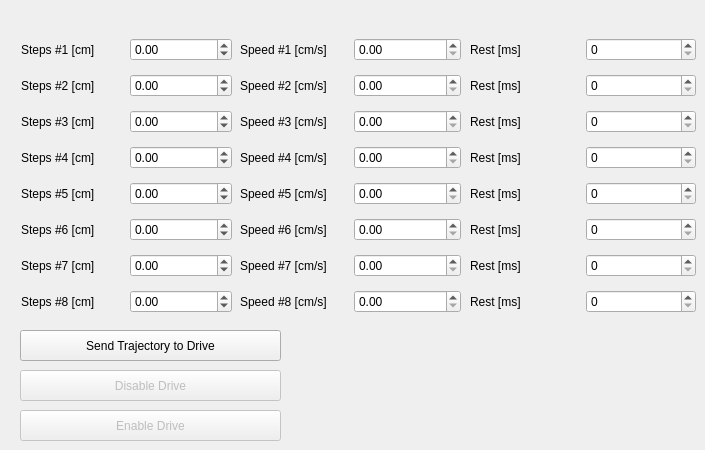
    <widget class="QWidget" name="ComplexTab1">
     <attribute name="title">
      <string>Drive 1</string>
     </attribute>
     <widget class="QWidget" name="layoutWidget_26">
      <property name="geometry">
       <rect>
        <x>240</x>
        <y>31</y>
        <width>221</width>
        <height>292</height>
       </rect>
      </property>
      <layout class="QGridLayout" name="gridLayout_15">
       <item row="0" column="0">
        <widget class="QLabel" name="labelCSpeed1_1">
         <property name="text">
          <string>Speed #1 [cm/s]</string>
         </property>
        </widget>
       </item>
       <item row="1" column="0">
        <widget class="QLabel" name="labelCSpeed2_1">
         <property name="text">
          <string>Speed #2 [cm/s]</string>
         </property>
        </widget>
       </item>
       <item row="2" column="0">
        <widget class="QLabel" name="labelCSpeed3_1">
         <property name="text">
          <string>Speed #3 [cm/s]</string>
         </property>
        </widget>
       </item>
       <item row="3" column="0">
        <widget class="QLabel" name="labelCSpeed4_1">
         <property name="text">
          <string>Speed #4 [cm/s]</string>
         </property>
        </widget>
       </item>
       <item row="4" column="0">
        <widget class="QLabel" name="labelCSpeed5_1">
         <property name="text">
          <string>Speed #5 [cm/s]</string>
         </property>
        </widget>
       </item>
       <item row="5" column="0">
        <widget class="QLabel" name="labelCSpeed6_1">
         <property name="text">
          <string>Speed #6 [cm/s]</string>
         </property>
        </widget>
       </item>
       <item row="6" column="0">
        <widget class="QLabel" name="labelCSpeed7_1">
         <property name="text">
          <string>Speed #7 [cm/s]</string>
         </property>
        </widget>
       </item>
       <item row="7" column="0">
        <widget class="QLabel" name="labelCSpeed8_1">
         <property name="text">
          <string>Speed #8 [cm/s]</string>
         </property>
        </widget>
       </item>
       <item row="0" column="1">
        <widget class="QDoubleSpinBox" name="sbSpeed1_1">
         <property name="maximum">
          <double>5.000000000000000</double>
         </property>
        </widget>
       </item>
       <item row="1" column="1">
        <widget class="QDoubleSpinBox" name="sbSpeed1_2">
         <property name="maximum">
          <double>5.000000000000000</double>
         </property>
        </widget>
       </item>
       <item row="2" column="1">
        <widget class="QDoubleSpinBox" name="sbSpeed1_3">
         <property name="maximum">
          <double>5.000000000000000</double>
         </property>
        </widget>
       </item>
       <item row="3" column="1">
        <widget class="QDoubleSpinBox" name="sbSpeed1_4">
         <property name="maximum">
          <double>5.000000000000000</double>
         </property>
        </widget>
       </item>
       <item row="4" column="1">
        <widget class="QDoubleSpinBox" name="sbSpeed1_5">
         <property name="maximum">
          <double>5.000000000000000</double>
         </property>
        </widget>
       </item>
       <item row="5" column="1">
        <widget class="QDoubleSpinBox" name="sbSpeed1_6">
         <property name="maximum">
          <double>5.000000000000000</double>
         </property>
        </widget>
       </item>
       <item row="6" column="1">
        <widget class="QDoubleSpinBox" name="sbSpeed1_7">
         <property name="maximum">
          <double>5.000000000000000</double>
         </property>
        </widget>
       </item>
       <item row="7" column="1">
        <widget class="QDoubleSpinBox" name="sbSpeed1_8">
         <property name="maximum">
          <double>5.000000000000000</double>
         </property>
        </widget>
       </item>
      </layout>
     </widget>
     <widget class="QWidget" name="layoutWidget">
      <property name="geometry">
       <rect>
        <x>21</x>
        <y>31</y>
        <width>211</width>
        <height>292</height>
       </rect>
      </property>
      <layout class="QGridLayout" name="gridLayout_14">
       <item row="0" column="0">
        <widget class="QLabel" name="labelCSteps1_1">
         <property name="text">
          <string>Steps #1 [cm]</string>
         </property>
        </widget>
       </item>
       <item row="1" column="0">
        <widget class="QLabel" name="labelCSteps2_1">
         <property name="text">
          <string>Steps #2 [cm]</string>
         </property>
        </widget>
       </item>
       <item row="2" column="0">
        <widget class="QLabel" name="labelCSSteps3_1">
         <property name="text">
          <string>Steps #3 [cm]</string>
         </property>
        </widget>
       </item>
       <item row="3" column="0">
        <widget class="QLabel" name="labelCSSteps4_1">
         <property name="text">
          <string>Steps #4 [cm]</string>
         </property>
        </widget>
       </item>
       <item row="5" column="0">
        <widget class="QLabel" name="labelCSteps6_1">
         <property name="text">
          <string>Steps #6 [cm]</string>
         </property>
        </widget>
       </item>
       <item row="6" column="0">
        <widget class="QLabel" name="labelCSteps7_1">
         <property name="text">
          <string>Steps #7 [cm]</string>
         </property>
        </widget>
       </item>
       <item row="7" column="0">
        <widget class="QLabel" name="labelCSteps8_1">
         <property name="text">
          <string>Steps #8 [cm]</string>
         </property>
        </widget>
       </item>
       <item row="4" column="0">
        <widget class="QLabel" name="labelCSteps5_1">
         <property name="text">
          <string>Steps #5 [cm]</string>
         </property>
        </widget>
       </item>
       <item row="0" column="1">
        <widget class="QDoubleSpinBox" name="sbSteps1_1">
         <property name="minimum">
          <double>-35.000000000000000</double>
         </property>
         <property name="maximum">
          <double>35.000000000000000</double>
         </property>
         <property name="singleStep">
          <double>0.100000000000000</double>
         </property>
        </widget>
       </item>
       <item row="1" column="1">
        <widget class="QDoubleSpinBox" name="sbSteps1_2">
         <property name="minimum">
          <double>-35.000000000000000</double>
         </property>
         <property name="maximum">
          <double>35.000000000000000</double>
         </property>
         <property name="singleStep">
          <double>0.100000000000000</double>
         </property>
        </widget>
       </item>
       <item row="2" column="1">
        <widget class="QDoubleSpinBox" name="sbSteps1_3">
         <property name="minimum">
          <double>-35.000000000000000</double>
         </property>
         <property name="maximum">
          <double>35.000000000000000</double>
         </property>
         <property name="singleStep">
          <double>0.100000000000000</double>
         </property>
        </widget>
       </item>
       <item row="3" column="1">
        <widget class="QDoubleSpinBox" name="sbSteps1_4">
         <property name="minimum">
          <double>-35.000000000000000</double>
         </property>
         <property name="maximum">
          <double>35.000000000000000</double>
         </property>
         <property name="singleStep">
          <double>0.100000000000000</double>
         </property>
        </widget>
       </item>
       <item row="5" column="1">
        <widget class="QDoubleSpinBox" name="sbSteps1_6">
         <property name="minimum">
          <double>-35.000000000000000</double>
         </property>
         <property name="maximum">
          <double>35.000000000000000</double>
         </property>
         <property name="singleStep">
          <double>0.100000000000000</double>
         </property>
        </widget>
       </item>
       <item row="4" column="1">
        <widget class="QDoubleSpinBox" name="sbSteps1_5">
         <property name="minimum">
          <double>-35.000000000000000</double>
         </property>
         <property name="maximum">
          <double>35.000000000000000</double>
         </property>
         <property name="singleStep">
          <double>0.100000000000000</double>
         </property>
        </widget>
       </item>
       <item row="6" column="1">
        <widget class="QDoubleSpinBox" name="sbSteps1_7">
         <property name="minimum">
          <double>-35.000000000000000</double>
         </property>
         <property name="maximum">
          <double>35.000000000000000</double>
         </property>
         <property name="singleStep">
          <double>0.100000000000000</double>
         </property>
        </widget>
       </item>
       <item row="7" column="1">
        <widget class="QDoubleSpinBox" name="sbSteps1_8">
         <property name="minimum">
          <double>-35.000000000000000</double>
         </property>
         <property name="maximum">
          <double>35.000000000000000</double>
         </property>
         <property name="singleStep">
          <double>0.100000000000000</double>
         </property>
        </widget>
       </item>
      </layout>
     </widget>
     <widget class="QPushButton" name="pbSendTraj1">
      <property name="geometry">
       <rect>
        <x>20</x>
        <y>330</y>
        <width>261</width>
        <height>31</height>
       </rect>
      </property>
      <property name="text">
       <string>Send Trajectory to Drive</string>
      </property>
     </widget>
     <widget class="QWidget" name="layoutWidget">
      <property name="geometry">
       <rect>
        <x>470</x>
        <y>31</y>
        <width>226</width>
        <height>292</height>
       </rect>
      </property>
      <layout class="QGridLayout" name="gridLayout_6">
       <item row="0" column="0">
        <widget class="QLabel" name="lCRest1_1">
         <property name="text">
          <string>Rest [ms]</string>
         </property>
        </widget>
       </item>
       <item row="0" column="1">
        <widget class="QSpinBox" name="sbCRest1_1">
         <property name="maximum">
          <number>10000</number>
         </property>
         <property name="value">
          <number>0</number>
         </property>
        </widget>
       </item>
       <item row="1" column="0">
        <widget class="QLabel" name="lCRest1_2">
         <property name="text">
          <string>Rest [ms]</string>
         </property>
        </widget>
       </item>
       <item row="1" column="1">
        <widget class="QSpinBox" name="sbCRest1_2">
         <property name="maximum">
          <number>10000</number>
         </property>
         <property name="value">
          <number>0</number>
         </property>
        </widget>
       </item>
       <item row="2" column="0">
        <widget class="QLabel" name="lCRest1_3">
         <property name="text">
          <string>Rest [ms]</string>
         </property>
        </widget>
       </item>
       <item row="2" column="1">
        <widget class="QSpinBox" name="sbCRest1_3">
         <property name="maximum">
          <number>10000</number>
         </property>
         <property name="value">
          <number>0</number>
         </property>
        </widget>
       </item>
       <item row="3" column="0">
        <widget class="QLabel" name="lCRest1_4">
         <property name="text">
          <string>Rest [ms]</string>
         </property>
        </widget>
       </item>
       <item row="3" column="1">
        <widget class="QSpinBox" name="sbCRest1_4">
         <property name="maximum">
          <number>10000</number>
         </property>
         <property name="value">
          <number>0</number>
         </property>
        </widget>
       </item>
       <item row="4" column="0">
        <widget class="QLabel" name="lCRest1_5">
         <property name="text">
          <string>Rest [ms]</string>
         </property>
        </widget>
       </item>
       <item row="4" column="1">
        <widget class="QSpinBox" name="sbCRest1_5">
         <property name="maximum">
          <number>10000</number>
         </property>
         <property name="value">
          <number>0</number>
         </property>
        </widget>
       </item>
       <item row="5" column="0">
        <widget class="QLabel" name="lCRest1_6">
         <property name="text">
          <string>Rest [ms]</string>
         </property>
        </widget>
       </item>
       <item row="5" column="1">
        <widget class="QSpinBox" name="sbCRest1_6">
         <property name="maximum">
          <number>10000</number>
         </property>
         <property name="value">
          <number>0</number>
         </property>
        </widget>
       </item>
       <item row="6" column="0">
        <widget class="QLabel" name="lCRest1_7">
         <property name="text">
          <string>Rest [ms]</string>
         </property>
        </widget>
       </item>
       <item row="6" column="1">
        <widget class="QSpinBox" name="sbCRest1_7">
         <property name="maximum">
          <number>10000</number>
         </property>
         <property name="value">
          <number>0</number>
         </property>
        </widget>
       </item>
       <item row="7" column="0">
        <widget class="QLabel" name="lCRest1_8">
         <property name="text">
          <string>Rest [ms]</string>
         </property>
        </widget>
       </item>
       <item row="7" column="1">
        <widget class="QSpinBox" name="sbCRest1_8">
         <property name="maximum">
          <number>1000</number>
         </property>
         <property name="value">
          <number>0</number>
         </property>
        </widget>
       </item>
      </layout>
     </widget>
     <widget class="QPushButton" name="pbDisableDrive1">
      <property name="enabled">
       <bool>false</bool>
      </property>
      <property name="geometry">
       <rect>
        <x>20</x>
        <y>370</y>
        <width>261</width>
        <height>31</height>
       </rect>
      </property>
      <property name="text">
       <string>Disable Drive</string>
      </property>
     </widget>
     <widget class="QPushButton" name="pbEnableDrive1">
      <property name="enabled">
       <bool>false</bool>
      </property>
      <property name="geometry">
       <rect>
        <x>20</x>
        <y>410</y>
        <width>261</width>
        <height>31</height>
       </rect>
      </property>
      <property name="text">
       <string>Enable Drive</string>
      </property>
     </widget>
    </widget>
